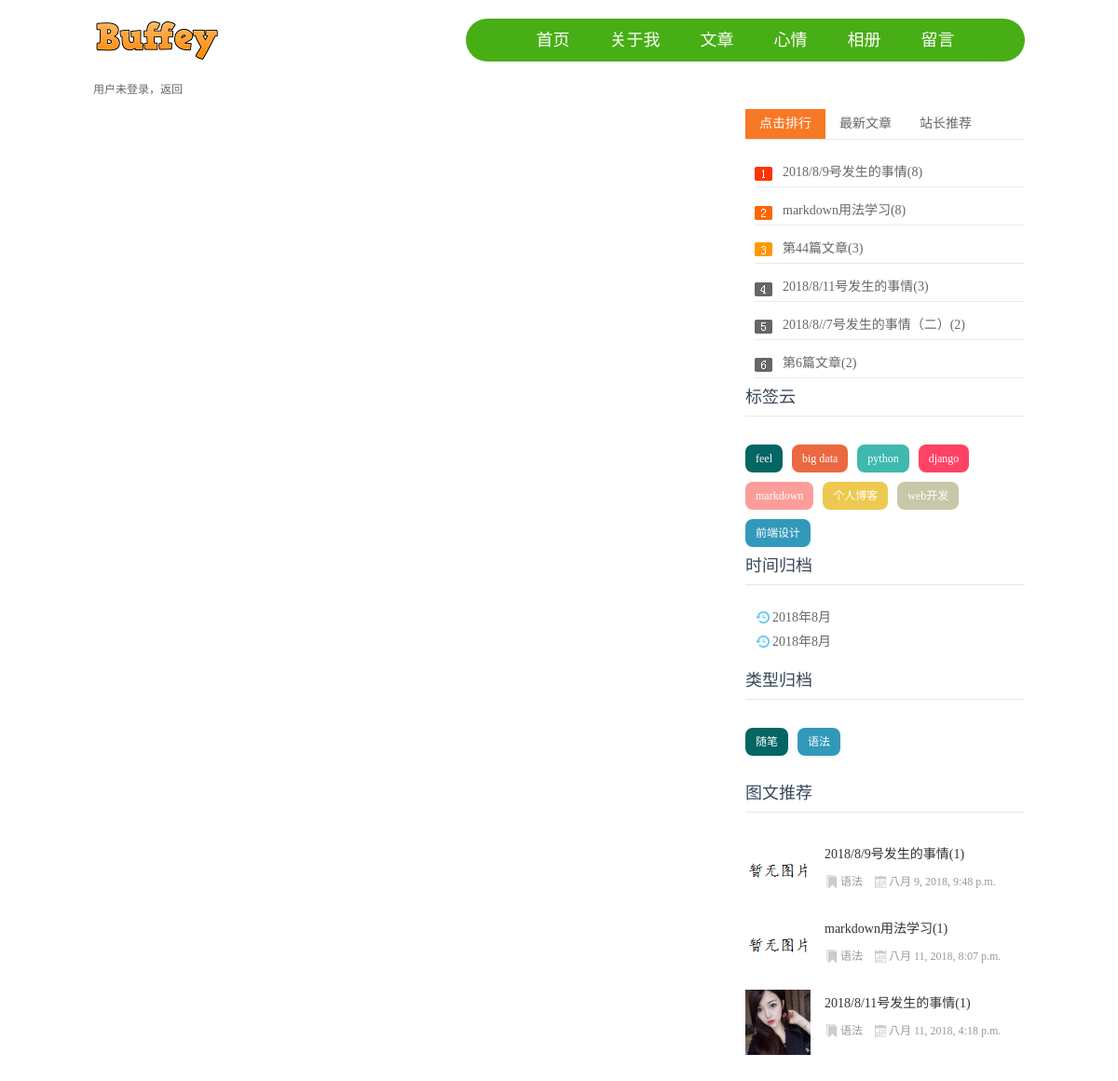
Page /comment/update_comment on the committed database.
### blog/models.py (models this page shows, shortened)
class Tag(models.Model):
	name = models.CharField(max_length=10)

class Category(models.Model):
	name = models.CharField(max_length=10)
	def __str__(self):
		return self.name

class Blog(models.Model, ReadNumExpandMethod):
	STATUS_CHOICES = (
		('draft', 'Draft'), ('published', 'Published'),)
	title = models.CharField(max_length=30)
	content = models.TextField()
	category = models.ForeignKey(Category, on_delete=models.DO_NOTHING)
	tag = models.ManyToManyField(Tag)
	author = models.ForeignKey(User, on_delete=models.DO_NOTHING)
	read_details = GenericRelation(ReadDetail)
	thumbnail = models.ImageField(upload_to='blog/%Y/%m/%d', blank=True)
	created = models.DateTimeField(auto_now_add=True)
	update = models.DateTimeField(auto_now=True)
	status = models.CharField(max_length=10, choices=STATUS_CHOICES, default='draft')
	publish = models.DateTimeField(default=timezone.now)
	objects = models.Manager()
	published = PublishedManager()
	class Meta:
		ordering = ['-created']

### read_statistics/models.py (models this page shows)
class ReadDetail(models.Model):
	date = models.DateField(default=timezone.now)
	read_num = models.IntegerField(default=0)
	content_type = models.ForeignKey(ContentType, on_delete=models.DO_NOTHING)
	object_id = models.PositiveIntegerField()
	content_object = GenericForeignKey('content_type', 'object_id')

### comment/views.py (the view, shortened to what this page needs)
# urls.py: path('update_comment', update_comment, name='update_comment'),
def update_comment(request):
    referer = request.META.get('HTTP_REFERER', reverse('index'))
    if not request.user.is_authenticated:
        return render(request, 'login/error.html', {'message': '用户未登录', 'redirect_to': referer})

### blog/models.py (called while the page is built)
	def get_queryset(self):
		return super(PublishedManager, self).get_queryset().filter(status='published')

### blog/templatetags/blog_tags.py (called while the page is built)
@register.simple_tag
def get_recent_blogs(num=6):
	return Blog.published.all()[:num]

@register.simple_tag
def get_all_tags():
	return Tag.objects.all()

@register.simple_tag
def get_all_categories():
	return Category.objects.all()

@register.simple_tag
def get_blogs_with_date():
	return Blog.published.dates('publish', 'month', order='DESC')

@register.simple_tag
def get_yesterday_hot_blogs():
	blog_content_type = ContentType.objects.get_for_model(Blog)
	today = timezone.now().date()
	yesterday = today - datetime.timedelta(days=1)
	return ReadDetail.objects.filter(content_type=blog_content_type, date=yesterday).order_by('-read_num')[:5]

@register.simple_tag
def get_hot_blogs_for_7_days():
	hot_blogs_for_7_days = cache.get('hot_blogs_for_7_days')
	if hot_blogs_for_7_days is None:
		today = timezone.now().date()
		date = today - datetime.timedelta(days=7)
		hot_blogs_for_7_days = Blog.objects.filter(
			read_details__date__lt=today,
			read_details__date__gte=date) \
			.values('id', 'title').annotate(read_num_sum=Sum('read_details__read_num')) \
			.order_by('-read_num_sum')[:6]
		cache.set('hot_blogs_for_7_days', hot_blogs_for_7_days, 3600)
	return hot_blogs_for_7_days

### blog/templates/login/error.html
{% extends 'base.html' %}
{% load staticfiles %}
{% block content %}
    {{ message }}，<a href="{{ redirect_to }}">返回</a>
{% endblock %}

### blog/templates/base.html (shortened to what this page needs)
<!doctype html>
{% load staticfiles %}
{% load blog_tags %}
<html>
<head>
  <link href="{% static 'blog/css/base.css' %}" rel="stylesheet" />
  <link href="{% static 'blog/css/index.css' %}" rel='stylesheet' />
</head>
<body>
	<header>
    	<div class="logo f_l"> <a href="/"><img src="{% static 'blog/images/logo.png' %}"></a> </div>
        	<nav id="topnav" class="f_r">
            <ul>
                <a href="{% url 'index' %}" id='{% block index_active %}{% endblock %}'>首页</a>
                <a href="{% url 'index' %}" target="">关于我</a>
                <a href="{% url 'blog_list' %}"  id='{% block blog_active %}{% endblock %}' target="">文章</a>
                <a href="{% url 'feeling' %}" id='{% block feeling_active %}{% endblock %}' target="">心情</a>
                <a href="{% url 'index' %}" target="">相册</a>
                <a href="{% url 'index' %}" target="">留言</a>
            </ul>
  		</nav>
    </header>
    <article>
     {% block content %}
      {% endblock %}
      <div class="r_box f_r">
        <div class="moreSelect" id="lp_right_select">
          <div class="ms-top">
            <ul class="hd" id="tab">
              <li class="cur"><a href="/">点击排行</a></li>
              <li><a href="/">最新文章</a></li>
              <li><a href="/">站长推荐</a></li>
            </ul>
          </div>
          <div class="ms-main" id="ms-main">
            <div style="display: block;" class="bd bd-news" >
	            {% get_hot_blogs_for_7_days as hot_blogs_for_7_days %}
              <ul>
	              {% for blog in hot_blogs_for_7_days %}
                    <li><a href="{% url 'blog_detail' blog.id %}">{{ blog.title }}({{ blog.read_num_sum }})</a></li>
	              {% empty %}
	              暂无推送
	              {% endfor %}
              </ul>
            </div>
	            {% get_recent_blogs as recent_blogs %}
          </div>
          <div class="cloud">
            <h3>标签云</h3>
	          {% get_all_tags as all_tags %}
            <ul>
	            {% for tag in all_tags %}
	                <li><a href="{% url 'blogs_with_tag' tag.pk %}">{{ tag.name }}</a></li>
	            {% empty %}
	                暂无标签
	            {% endfor %}
              <li><a href="/">个人博客</a></li>
              <li><a href="/">web开发</a></li>
              <li><a href="/">前端设计</a></li>
            </ul>
          </div>
	        <div class="date">
		        <h3>时间归档</h3>
		        {% get_blogs_with_date as blogs_with_date %}
		        <ul>
			        {% for blog in blogs_with_date %}
			            <li>
				            <span class="date-logo"><a href="{% url 'blogs_with_date' blog.year blog.month %}">{{ blog.year }}年{{ blog.month }}月</a></span>
			            </li>
			            <li>
				            <span class="date-logo"><a href="#">{{ blog.year }}年{{ blog.month }}月</a></span>
			            </li>
			        {% empty %}
			            暂无相关内容
			        {% endfor %}
		        </ul>
	        </div>
	        <div class="category">
		        <h3>类型归档</h3>
		        {% get_all_categories as all_categories %}
		        <ul>
			        {% for category in all_categories %}
			            <li>
				            <a href="{% url 'blogs_with_category' category.pk %}"> {{ category.name }}</a></li>
			        {% empty %}
			            暂无分类
			        {% endfor %}
		        </ul>
	        </div>
          <div class="tuwen">
            <h3>图文推荐</h3>
	          {% get_yesterday_hot_blogs as yesterday_hot_blogs %}
            <ul>
	            {% for blog in yesterday_hot_blogs %}
              <li><a href="{% url 'blog_detail' blog.content_object.pk %}"><img src="{% if blog.content_object.thumbnail %}
					                      {{ blog.content_object.thumbnail.url }}
										{% else %}
											{% static 'blog/images/no_image.png' %}
										{% endif %}"><b>{{ blog.content_object.title }}({{ blog.read_num }})</b></a>
                <p><span class="tulanmu"><a href="{% url 'blog_detail' blog.content_object.pk %}">{{ blog.content_object.category }}</a>
                </span><span class="tutime">{{ blog.content_object.publish }}</span></p>
              </li>
	            {% empty %}
	            暂无推送
	            {% endfor %}
            </ul>
          </div>
        </div>
      </div>
    </article>
</body>
</html>

### blog/static/blog/css/base.css (style rules this page uses)
* { margin:0; padding:0; }
body { font: 12px/1.5 'Microsoft Yahei', 'Simsun'; color: #666666; background: #fff; }
img { border: 0; display: block; }
ul { list-style: none; }
h1, h2, h3, h4, h5, h6 { font-size: 100%; font-weight: normal; }
a { outline: none; }
a:link, a:visited { text-decoration: none; color: #666; }
.f_l { float: left; }
.f_r { float: right; }
.r_box { width: 300px; }
header { width: 1000px; margin: 20px auto; overflow: hidden; clear: both; }
#topnav { width: 60%; background: #48AE15; height: 46px; line-height: 46px; text-align: center; border-radius: 46px; }
#topnav a { display: inline-block; font-size: 18px; font-family: "Microsoft Yahei", Arial, Helvetica, sans-serif; padding: 0 20px; color: #fff; }
article { width: 1000px; margin: 20px auto; }
.moreSelect { width: 100%; margin: 30px 0 20px 0; overflow: hidden; }
.ms-top { height: 32px; border-bottom: solid 1px #EAEAEA; font-size: 14px; }
#tab li a { float: left; height: 32px; cursor: pointer; line-height: 32px; list-style-type: none; padding: 0 15px; }
#tab li.cur a { color: #fff; background: #f77825; }
.bd { display: none; }
.bd-news ul { padding: 10px 0 0 10px; background: url(../images/ph2.png) no-repeat 10px 29px; }
.bd-news ul li { border-bottom: solid 1px #EAEAEA; line-height: 30px; height: 30px; overflow: hidden; font-size: 14px; padding: 10px 0 0 30px; }
.bd-news ul li a { display: block; }
.cloud { width: 100%; clear: both; overflow: hidden; }
.cloud h3 { line-height: 40px; color: #38485A; font-size: 18px; border-bottom: 1px solid #E6E6E6; height: 40px; }
.cloud ul { margin: 20px 0; }
.cloud ul li { line-height: 24px; height: 24px; display: block; background: #999; float: left; padding: 3px 11px; margin: 10px 10px 0 0; border-radius: 8px; -moz-transition: all 0.5s; -webkit-transition: all 0.5s; -o-transition: all 0.5s; transition: all 0.5s; }
.cloud ul li a { color: #FFF; }
.cloud ul li:nth-child(8n-7) { background: #8A9B0F; }
.cloud ul li:nth-child(8n-6) { background: #EB6841; }
.cloud ul li:nth-child(8n-5) { background: #3FB8AF; }
.cloud ul li:nth-child(8n-4) { background: #FE4365; }
.cloud ul li:nth-child(8n-3) { background: #FC9D9A; }
.cloud ul li:nth-child(8n-2) { background: #EDC951; }
.cloud ul li:nth-child(8n-1) { background: #C8C8A9; }
.cloud ul li:nth-child(8n) { background: #83AF9B; }
.cloud ul li:first-child { background: #036564; }
.cloud ul li:last-child { background: #3299BB; }
.date { width: 100%; clear: both; overflow: hidden; }
.date h3 { line-height: 40px; color: #38485A; font-size: 18px; border-bottom: 1px solid #E6E6E6; height: 40px; }
.date ul { margin: 20px 0; }
.date ul li { line-height: 24px; height: 10px; display: block; font-size: 14px; padding: 3px 11px; margin: 10px 10px 0 0; }
.date .date-logo { background: url(../images/newsbg02.png) no-repeat center left; padding-left: 18px; }
.category { width: 100%; clear: both; overflow: hidden; }
.category h3 { line-height: 40px; color: #38485A; font-size: 18px; border-bottom: 1px solid #E6E6E6; height: 40px; }
.category ul { margin: 20px 0; }
.category ul li { line-height: 24px; height: 24px; display: block; background: #999; float: left; padding: 3px 11px; margin: 10px 10px 0 0; border-radius: 8px; -moz-transition: all 0.5s; -webkit-transition: all 0.5s; -o-transition: all 0.5s; transition: all 0.5s; }
.category ul li a { color: #FFF; }
.category ul li:nth-child(8n-7) { background: #8A9B0F; }
.category ul li:nth-child(8n-6) { background: #EB6841; }
.category ul li:first-child { background: #036564; }
.category ul li:last-child { background: #3299BB; }

### blog/static/blog/css/index.css (style rules this page uses)
.tuwen { width: 100%; clear: both; overflow: hidden; margin: 20px 0; }
.tuwen h3 { line-height: 40px; color: #38485A; font-size: 18px; border-bottom: 1px solid #E6E6E6; height: 40px; margin-bottom: 30px; }
.tuwen li { overflow: hidden; clear: both; margin-bottom: 10px; }
.tuwen li img { width: 70px; float: left; margin-right: 15px; }
.tuwen li b { overflow: hidden; width: 100%; font-weight: normal; color: #333; font-size: 14px; line-height: 30px; }
.tuwen li span { color: #999; margin-right: 10px; }
.tuwen p { margin-top: 5px; }
.tulanmu { background: url(../images/lanmbq.png) no-repeat center left; padding-left: 17px; }
.tulanmu a { color: #999; }
.tutime { background: url(../images/datepng.png) no-repeat left center; padding-left: 15px; }

### rows in the picture
Tag: name "feel"
Tag: name "big data"
Tag: name "python"
Tag: name "django"
Tag: name "markdown"
Category: name "随笔"
Category: name "语法"
ReadDetail: content_object "2018/8/9号发生的事情", read_num "1", content_object.category "语法", content_object.publish "八月 9, 2018, 9:48 p.m."
ReadDetail: content_object "markdown用法学习", read_num "1", content_object.category "语法", content_object.publish "八月 11, 2018, 8:07 p.m."
ReadDetail: content_type+object (picture), content_object "2018/8/11号发生的事情", read_num "1", content_object.category "语法", content_object.publish "八月 11, 2018, 4:18 p.m."

### other values in the picture
{{ message }} "用户未登录"
{{ blog.title }} "2018/8/9号发生的事情" "markdown用法学习" "第44篇文章" "2018/8/11号发生的事情" "2018/8//7号发生的事情（二）" "第6篇文章"
{{ blog.read_num_sum }} "8" "8" "3" "3" "2" "2"
{{ blog.year }} "2018"
{{ blog.month }} "8"
